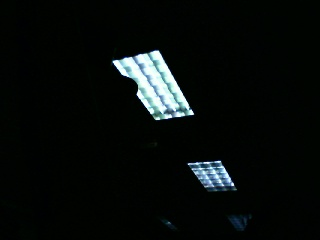
#> input picture Coprocessor/cameraStreaming/fillerPic.jpg, 320 x 240 px
$ python -i panorama.py   (imports and definitions only)   (Python 2 division)
#> lines starting #> are read from the running program, lines starting #| are printed output that depends on the picture
import numpy as np
import imutils
import cv2

class Stitcher:
	def __init__(self):
		# determine if we are using OpenCV v3.X and initialize the
		# cached homography matrix
		self.isv3 = imutils.is_cv3()
		self.cachedH = None

        def stitch(self, images, ratio=0.75, reprojThresh=4.0):
		# unpack the images
		(imageB, imageA) = images

		# if the cached homography matrix is None, then we need to
		# apply keypoint matching to construct it
		if self.cachedH is None:
			# detect keypoints and extract
			(kpsA, featuresA) = self.detectAndDescribe(imageA)
			(kpsB, featuresB) = self.detectAndDescribe(imageB)

			# match features between the two images
			M = self.matchKeypoints(kpsA, kpsB,
				featuresA, featuresB, ratio, reprojThresh)

			# if the match is None, then there aren't enough matched
			# keypoints to create a panorama
			if M is None:
				return None

			# cache the homography matrix
		        self.cachedH = M[1]

		# apply a perspective transform to stitch the images together
		# using the cached homography matrix
		result = cv2.warpPerspective(imageA, self.cachedH,
			(imageA.shape[1] + imageB.shape[1], imageA.shape[0]))
                result[0:imageB.shape[0], 0:imageB.shape[1]] = imageB

		# return the stitched image
                return result

        # [84 lines left out: functions detectAndDescribe, matchKeypoints, drawMatches, not called in this run]

>>> import cv2
>>> picture = cv2.imread('fillerPic.jpg', cv2.IMREAD_GRAYSCALE)
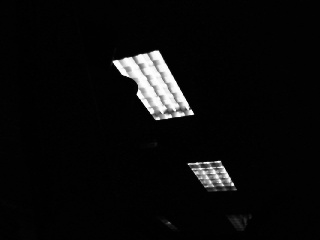
#> picture: shape (240, 320); min 0, max 255, mean 11.3
>>> result = Stitcher().stitch(picture)
#> (the run stopped early here; a loop or call above may not have finished)
